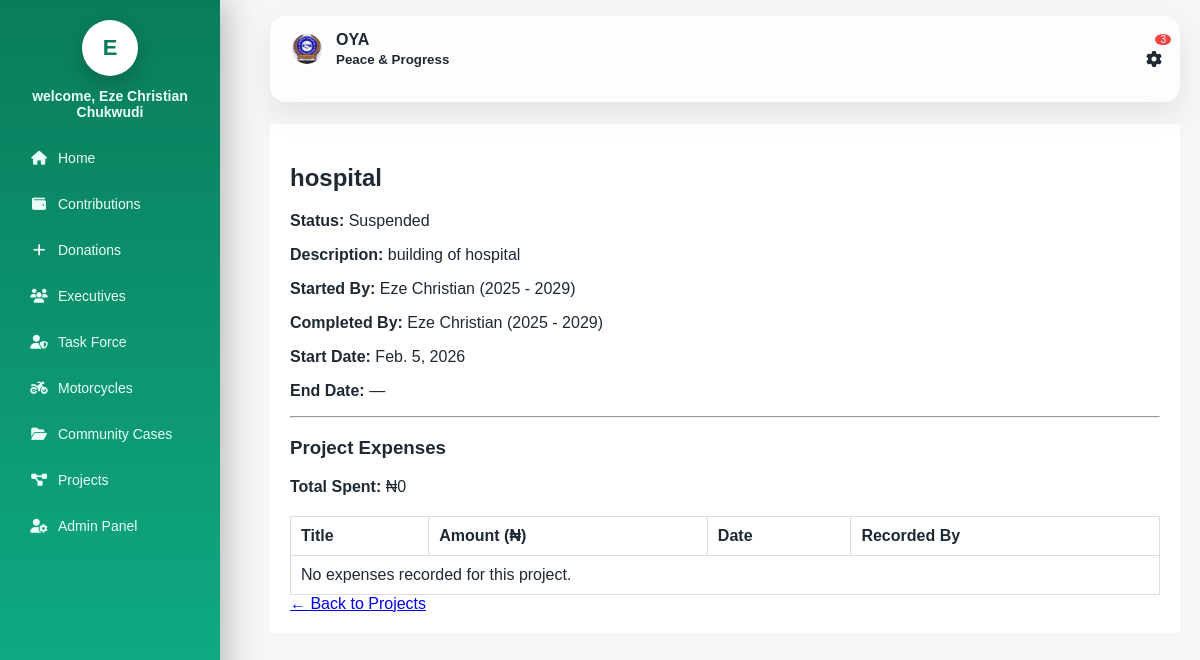
Page /1/ (signed in) on the committed database.
### accounts/models.py (models this page shows, shortened)
class Member(models.Model):
    ROLE_CHOICES = [
        ('admin', 'Admin'),
        ('executive', 'Executive'),
        ('member', 'Floor Member'),
    ]
    STATUS_CHOICES = [
        ('active', 'Active'),
        ('inactive', 'Inactive'),
        ('suspended', 'Suspended'),
    ]
    serial_number = models.CharField(max_length=20, unique=True)
    full_name = models.CharField(max_length=200)
    phone_number = models.CharField(max_length=20)
    gender = models.CharField(max_length=10)
    age = models.PositiveIntegerField()
    role = models.CharField(max_length=20, choices=ROLE_CHOICES)
    executive_position = models.CharField(max_length=100, null=True, blank=True)
    status = models.CharField(max_length=20, choices=STATUS_CHOICES)
    year_joined = models.PositiveIntegerField()
    password = models.CharField(max_length=128)  # hashed later
    created_at = models.DateTimeField(auto_now_add=True)

class ExecutiveTenure(models.Model):
    name = models.CharField(max_length=100)
    start_year = models.PositiveIntegerField()
    end_year = models.PositiveIntegerField(null=True, blank=True)
    is_active = models.BooleanField(default=True)
    def __str__(self):
        return f"{self.name} ({self.start_year} - {self.end_year or 'Present'})"

### projects/models.py (models this page shows, shortened)
class Project(models.Model):
    STATUS_CHOICES = [
        ('ongoing', 'Ongoing'),
        ('completed', 'Completed'),
        ('suspended', 'Suspended'),
        ('abandoned', 'Abandoned'),
        ('handed_over', 'Handed Over'),
    ]
    title = models.CharField(max_length=200)
    description = models.TextField()
    status = models.CharField(
        max_length=20,
        choices=STATUS_CHOICES,
        default='ongoing'
    )
    started_by_tenure = models.ForeignKey(
        ExecutiveTenure,
        on_delete=models.SET_NULL,
        null=True,
        related_name='projects_started'
    )
    completed_by_tenure = models.ForeignKey(
        ExecutiveTenure,
        on_delete=models.SET_NULL,
        null=True,
        blank=True,
        related_name='projects_completed'
    )
    start_date = models.DateField()
    end_date = models.DateField(null=True, blank=True)
    created_by = models.ForeignKey(Member, on_delete=models.SET_NULL, null=True)

### accounts/decorators.py (the view)
    def wrapper(request, *args, **kwargs):
        if not request.session.get('member_id'):
            return redirect('login')
        return view_func(request, *args, **kwargs)

### projects/views.py (called while the page is built)
@login_required
def project_detail(request, project_id):
    member = Member.objects.get(id=request.session['member_id'])
    announcements_count = Announcement.objects.filter(is_active=True).count()
    minutes_count = MeetingMinute.objects.count()
    project = get_object_or_404(Project, id=project_id)
    expenses = Finance.objects.filter(project=project, type='expense')
    total_spent = expenses.aggregate(total=Sum('amount'))['total'] or 0
    return render(request, 'projects/project_detail.html', {
        'project': project,
        'expenses': expenses,
        'total_spent': total_spent,
        'member': member,
        'announcements_count': announcements_count,
        'minutes_count': minutes_count,
    })

### projects/templates/projects/project_detail.html (shortened to what this page needs)
{% load static %}
<!DOCTYPE html>
<html lang="en">
<head>
  <link rel="stylesheet" href="https://cdnjs.cloudflare.com/ajax/libs/font-awesome/6.5.0/css/all.min.css">
    <link rel="stylesheet" href="{% static 'projects/css/styles.css' %}">
</head>
<body>
	<aside class="sidebar" id="sidebar">
		<div class="brand">
			<a href="{% url 'dashboard' %}" style="text-decoration: none;"><div class="avatar">{{ member.full_name|slice:":1" }}</div></a>
		</div>
		<strong>welcome, {{ member.full_name }}</strong>
		<nav class="menu">
			<a href="{% url 'dashboard' %}"><i class="fa fa-home"></i> Home</a>
			<a href="{% url 'contributions_list' %}"><i class="fa fa-wallet"></i> Contributions</a>
			<a href="{% url 'donation_list' %}"><i class="fa fa-plus"></i> Donations</a>
			<a href="{% url 'executives_list' %}"><i class="fa fa-users"></i> Executives</a>
			<a href="{% url 'taskforce_list' %}"><i class="fa fa-user-shield"></i> Task Force</a>
			<a href="{% url 'motorcycles_list' %}"><i class="fa fa-motorcycle"></i> Motorcycles</a>
			<a href="{% url 'cases_list' %}"><i class="fa fa-folder-open"></i> Community Cases</a>
			<a href="{% url 'projects_list' %}"><i class="fa fa-diagram-project"></i> Projects</a>
			{% if request.session.member_role == 'admin' %}
			<a href="{% url 'admin_dashboard' %}"><i class="fa fa-user-cog"></i> Admin Panel</a>
			{% endif %}
		</nav>
	</aside>
  <main class="main">
   <div class="topbar">
  <div class="left-top">
    <div class="brand">
      <img src="{% static 'projects/images/oya logo.jpeg' %}" alt="OYA Logo">
      <span>
        OYA<br>
        <small>Peace & Progress</small>
      </span>
    </div>
  </div>
  <div class="actions">
    <div class="profile" onclick="toggleProfile()">
      <span class="badge-noty">
        {{ announcements_count|add:minutes_count }}
      </span>
      <i class="fa fa-cog"></i>
    </div>
  </div>
</div>
  <div class="container">
    <h2>{{ project.title }}</h2>
    <p><strong>Status:</strong> {{ project.get_status_display }}</p>
    <p><strong>Description:</strong> {{ project.description }}</p>
    <p><strong>Started By:</strong> {{ project.started_by_tenure }}</p>
    <p><strong>Completed By:</strong> {{ project.completed_by_tenure|default:"Not yet completed" }}</p>
    <p><strong>Start Date:</strong> {{ project.start_date }}</p>
    <p><strong>End Date:</strong> {{ project.end_date|default:"—" }}</p>
    <hr>
    <h3>Project Expenses</h3>
    <p><strong>Total Spent:</strong> ₦{{ total_spent }}</p>
    <table class="table">
      <thead>
        <tr>
          <th>Title</th>
          <th>Amount (₦)</th>
          <th>Date</th>
          <th>Recorded By</th>
        </tr>
      </thead>
      <tbody>
        {% for expense in expenses %}
        <tr>
          <td>{{ expense.title }}</td>
          <td>{{ expense.amount }}</td>
          <td>{{ expense.date }}</td>
          <td>{{ expense.recorded_by.full_name }}</td>
        </tr>
        {% empty %}
        <tr>
          <td colspan="4">No expenses recorded for this project.</td>
        </tr>
        {% endfor %}
      </tbody>
    </table>
    <a href="{% url 'projects_list' %}">← Back to Projects</a>
  </div>
    </main>
</body>
</html>

### projects/static/projects/css/styles.css (style rules this page uses)
:root { --primary: #0a7c5b; --bg: #f5f7f6; --card: #ffffff; --text: #1f2933; --muted: #6b7280; --shadow: 0 10px 25px rgba(0,0,0,.08); --radius: 16px; }
* { box-sizing: border-box; }
body { margin: 0; font-family: 'Poppins', sans-serif; background: var(--bg); color: var(--text); min-height: 100vh; display: flex; }
.sidebar { width:220px; background:linear-gradient(180deg,#0a7c5b,#0fb38a); color:#eafff9; padding:20px 18px; position:fixed; inset:0 auto 0 0; z-index:1000; box-shadow:6px 0 30px rgba(0,0,0,.25); transition:transform .3s ease; }
.sidebar .brand { display:flex; justify-content:center; margin-bottom:12px; }
.sidebar .avatar { width:56px; height:56px; border-radius:50%; background:#fff; color:#0a7c5b; display:grid; place-items:center; font-size:22px; font-weight:600; box-shadow:0 8px 20px rgba(0,0,0,.2); }
.sidebar strong { display:block; text-align:center; margin-top:8px; font-weight:600; font-size:14px; }
.menu { margin-top:12px; }
.menu a { display:flex; align-items:center; gap:12px; padding:11px 14px; border-radius:12px; color:#eafff9; text-decoration:none; font-size:14px; margin-bottom:6px; }
.menu a i { width:18px; text-align:center; }
.brand { display: flex; align-items: center; gap: 10px; margin-bottom: 20px; }
.brand img { width: 42px; height: 42px; object-fit: contain; border-radius: 50%; background: #fff; padding: 4px; }
.brand span { font-weight: 600; font-size: 16px; line-height: 1.2; }
.menu a { display: flex; align-items: center; gap: 10px; padding: 12px; border-radius: 10px; text-decoration: none; color: #eafff9; margin-bottom: 6px; }
.main { margin-left: 250px; width: 100%; padding: 16px 20px 30px; }
.topbar { position:sticky; top:0; display:flex; justify-content:space-between; align-items:center; padding:14px 18px; margin-bottom:22px; background:rgba(255,255,255,.75); backdrop-filter:blur(10px); border-radius:16px; box-shadow:0 12px 30px rgba(0,0,0,.08); z-index:50; }
.left-top { display: flex; align-items: center; gap: 10px; }
.topbar .brand { display:flex; align-items:center; gap:10px; }
.topbar .brand img { width:38px; height:38px; border-radius:50%; background:#fff; padding:4px; }
.actions { display: flex; align-items: center; gap: 10px; position: relative; z-index: 60; }
.badge-noty { position: absolute; top: -17px; right: -9px; background: #ef4444; color: #fff; font-size: 10px; border-radius: 50%; padding: 0px 5px; }
.profile { cursor:pointer; display:flex; align-items:center; gap:8px; }
.avatar { width: 32px; height: 32px; border-radius: 50%; background: linear-gradient(135deg, #0a7c5b, #0fb38a); color: #fff; display: grid; place-items: center; font-weight: 600; }

### projects/templates/projects/project_detail.html (style rules this page uses)
body { font-family: Arial, sans-serif; background: #f5f7f6; margin: 0; padding: 0; }
.container { max-width: 1050px; margin: auto; padding: 20px; background: white; }
.table { width: 100%; border-collapse: collapse; margin-top: 20px; }
.table th, .table td { border: 1px solid #ddd; padding: 10px; text-align: left; }

### rows in the picture
Member: full_name "E", full_name "Eze Christian Chukwudi"
Project: title "hospital", status "Suspended", description "building of hospital", started_by_tenure "Eze Christian (2025 - 2029)", completed_by_tenure "Eze Christian (2025 - 2029)", start_date "Feb. 5, 2026", end_date "—"

### other values in the picture
{{ announcements_count|add:minutes_count }} "3"
{{ total_spent }} "0"
